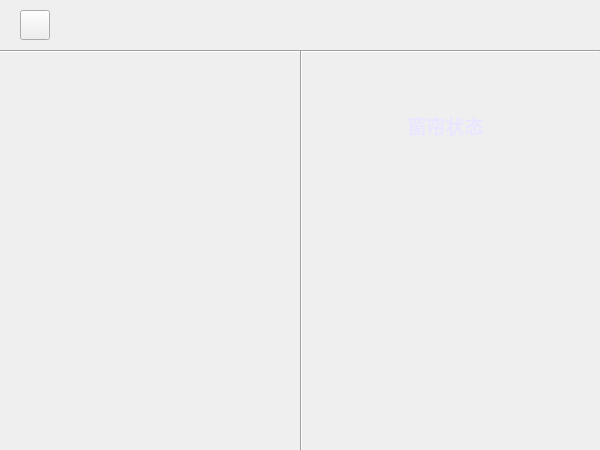
<?xml version="1.0" encoding="UTF-8"?>
<ui version="4.0">
 <class>curtain</class>
 <widget class="QWidget" name="curtain">
  <property name="geometry">
   <rect>
    <x>0</x>
    <y>0</y>
    <width>600</width>
    <height>450</height>
   </rect>
  </property>
  <property name="windowTitle">
   <string>Form</string>
  </property>
  <widget class="QWidget" name="widget" native="true">
   <property name="geometry">
    <rect>
     <x>0</x>
     <y>0</y>
     <width>600</width>
     <height>450</height>
    </rect>
   </property>
   <widget class="QLabel" name="state">
    <property name="geometry">
     <rect>
      <x>560</x>
      <y>15</y>
      <width>20</width>
      <height>20</height>
     </rect>
    </property>
    <property name="minimumSize">
     <size>
      <width>20</width>
      <height>20</height>
     </size>
    </property>
    <property name="maximumSize">
     <size>
      <width>20</width>
      <height>20</height>
     </size>
    </property>
    <property name="text">
     <string/>
    </property>
   </widget>
   <widget class="QPushButton" name="back">
    <property name="geometry">
     <rect>
      <x>20</x>
      <y>10</y>
      <width>30</width>
      <height>30</height>
     </rect>
    </property>
    <property name="minimumSize">
     <size>
      <width>30</width>
      <height>30</height>
     </size>
    </property>
    <property name="maximumSize">
     <size>
      <width>30</width>
      <height>30</height>
     </size>
    </property>
    <property name="text">
     <string/>
    </property>
    <property name="icon">
     <iconset resource="image/image.qrc">
      <normaloff>:/timg.ico</normaloff>:/timg.ico</iconset>
    </property>
    <property name="iconSize">
     <size>
      <width>30</width>
      <height>30</height>
     </size>
    </property>
   </widget>
   <widget class="QWidget" name="layoutWidget">
    <property name="geometry">
     <rect>
      <x>300</x>
      <y>50</y>
      <width>291</width>
      <height>381</height>
     </rect>
    </property>
    <layout class="QVBoxLayout" name="verticalLayout">
     <item>
      <widget class="QLabel" name="label">
       <property name="sizePolicy">
        <sizepolicy hsizetype="Preferred" vsizetype="Minimum">
         <horstretch>0</horstretch>
         <verstretch>0</verstretch>
        </sizepolicy>
       </property>
       <property name="minimumSize">
        <size>
         <width>0</width>
         <height>150</height>
        </size>
       </property>
       <property name="maximumSize">
        <size>
         <width>16777215</width>
         <height>150</height>
        </size>
       </property>
       <property name="font">
        <font>
         <family>宋体</family>
         <pointsize>14</pointsize>
         <weight>75</weight>
         <bold>true</bold>
        </font>
       </property>
       <property name="styleSheet">
        <string notr="true">#label{color:rgb(235, 230, 255)}</string>
       </property>
       <property name="text">
        <string>窗帘状态</string>
       </property>
       <property name="alignment">
        <set>Qt::AlignCenter</set>
       </property>
      </widget>
     </item>
     <item>
      <widget class="QLabel" name="curtain_state">
       <property name="text">
        <string/>
       </property>
       <property name="alignment">
        <set>Qt::AlignCenter</set>
       </property>
      </widget>
     </item>
    </layout>
   </widget>
   <widget class="QWidget" name="layoutWidget">
    <property name="geometry">
     <rect>
      <x>10</x>
      <y>50</y>
      <width>291</width>
      <height>381</height>
     </rect>
    </property>
    <layout class="QGridLayout" name="gridLayout">
     <item row="0" column="0">
      <widget class="QLabel" name="label_open">
       <property name="minimumSize">
        <size>
         <width>0</width>
         <height>100</height>
        </size>
       </property>
       <property name="maximumSize">
        <size>
         <width>16777215</width>
         <height>100</height>
        </size>
       </property>
       <property name="text">
        <string/>
       </property>
      </widget>
     </item>
     <item row="0" column="1">
      <widget class="QPushButton" name="open">
       <property name="minimumSize">
        <size>
         <width>80</width>
         <height>80</height>
        </size>
       </property>
       <property name="maximumSize">
        <size>
         <width>80</width>
         <height>80</height>
        </size>
       </property>
       <property name="font">
        <font>
         <family>宋体</family>
         <pointsize>14</pointsize>
         <weight>75</weight>
         <bold>true</bold>
        </font>
       </property>
       <property name="styleSheet">
        <string notr="true">#open{color:rgb(235, 230, 255);border-radius:10px;}</string>
       </property>
       <property name="text">
        <string/>
       </property>
       <property name="icon">
        <iconset resource="image/image.qrc">
         <normaloff>:/chinaz71.ico</normaloff>:/chinaz71.ico</iconset>
       </property>
       <property name="iconSize">
        <size>
         <width>80</width>
         <height>80</height>
        </size>
       </property>
       <property name="flat">
        <bool>true</bool>
       </property>
      </widget>
     </item>
     <item row="1" column="1">
      <widget class="QPushButton" name="close">
       <property name="minimumSize">
        <size>
         <width>80</width>
         <height>80</height>
        </size>
       </property>
       <property name="maximumSize">
        <size>
         <width>80</width>
         <height>80</height>
        </size>
       </property>
       <property name="font">
        <font>
         <family>宋体</family>
         <pointsize>14</pointsize>
         <weight>75</weight>
         <bold>true</bold>
        </font>
       </property>
       <property name="styleSheet">
        <string notr="true">#close{color:rgb(235, 230, 255);border-radius:10px;}</string>
       </property>
       <property name="text">
        <string/>
       </property>
       <property name="icon">
        <iconset resource="image/image.qrc">
         <normaloff>:/chinaz70.ico</normaloff>:/chinaz70.ico</iconset>
       </property>
       <property name="iconSize">
        <size>
         <width>80</width>
         <height>80</height>
        </size>
       </property>
       <property name="flat">
        <bool>true</bool>
       </property>
      </widget>
     </item>
     <item row="1" column="0">
      <widget class="QLabel" name="label_close">
       <property name="minimumSize">
        <size>
         <width>0</width>
         <height>100</height>
        </size>
       </property>
       <property name="maximumSize">
        <size>
         <width>16777215</width>
         <height>100</height>
        </size>
       </property>
       <property name="text">
        <string/>
       </property>
      </widget>
     </item>
    </layout>
   </widget>
   <widget class="Line" name="line">
    <property name="geometry">
     <rect>
      <x>0</x>
      <y>50</y>
      <width>600</width>
      <height>3</height>
     </rect>
    </property>
    <property name="orientation">
     <enum>Qt::Horizontal</enum>
    </property>
   </widget>
   <widget class="Line" name="line_2">
    <property name="geometry">
     <rect>
      <x>300</x>
      <y>50</y>
      <width>3</width>
      <height>400</height>
     </rect>
    </property>
    <property name="orientation">
     <enum>Qt::Vertical</enum>
    </property>
   </widget>
  </widget>
 </widget>
 <resources>
  <include location="image/image.qrc"/>
 </resources>
 <connections/>
</ui>
